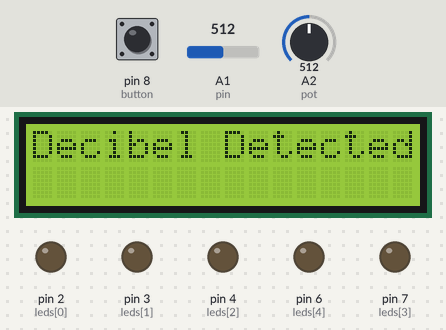
Bench run of a sketch on a simulated Arduino Uno, built with avr-gcc and run on an emulated ATmega328P. On the bench: 16×2 character LCD, output pins drawn as LEDs (lit = HIGH). The test bench sets the inputs (shaded band); at power-on: A1 (pin) = 512, pin 8 (button) LOW, A2 (pot) = 512. What the sketch prints to the serial monitor is not drawn.

Above: at 2.2 s.
2.3 s: A1 (pin) set to 528
3.8 s: A1 (pin) set to 540
At 4.4 s:
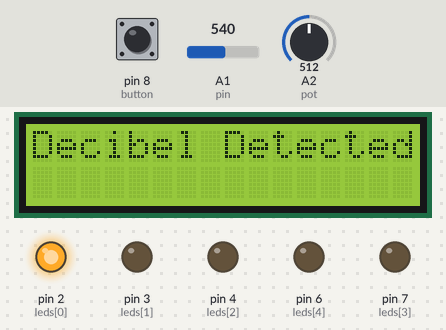
6.8 s: A1 (pin) set to 570
At 8.1 s:
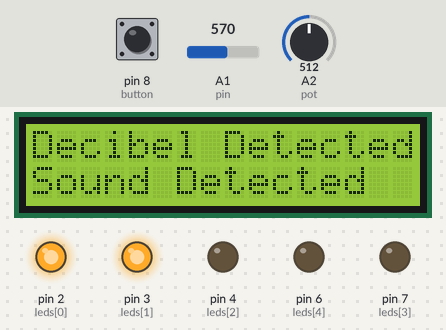
9.8 s: A1 (pin) set to 1023
At 11.0 s:
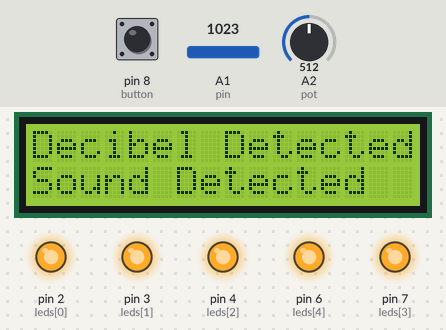
12.8 s: pin 8 (button) pulled HIGH for 0.15 s
15.9 s: pin 8 (button) pulled HIGH for 1 s
Timing chart, 0 to 18.9 s (numbered marks = the images above; inputs shaded):
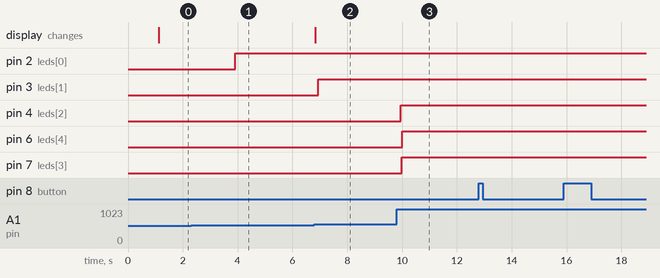

The sketch:

HAPPYBDAY.ino
```cpp
#include <Wire.h>
#include <LiquidCrystal_I2C.h>

LiquidCrystal_I2C lcd(0x27, 16, 2); // LCD2004

int threshold = 540;

int leds[] = {2,3,4,7,6};

const int pin = A1;
const int button = 8;
const int pot = A2;

unsigned long prev1 = 0;
unsigned long prev2 = 0;
unsigned long prev3 = 0;

const long t1 = 1000;

int val, potval;
int level, lastlevel;

void setup() {
  lcd.backlight();
  lcd.begin(16, 2);
  lcd.print("HAPPY BIRTHDAY!!!");

  Serial.begin(9600); // Initialize Serial Monitor

  for (int i = 0; i < 5; i++){
  pinMode(leds[i], OUTPUT);
  }

  pinMode(pin, INPUT);
  pinMode(button, INPUT);


  delay(1000);
}

void loop(){


  unsigned long curr = millis();
  if (curr - prev1 >= t1/20){
    prev1 = curr;
    lcd.clear();
    lcd.setCursor(0, 0);
    lcd.print("Decibel Detected");

    val = analogRead(pin);

    lcd.setCursor(0, 1);
    lcd.print("val=");
    lcd.print(val);
    lcd.print("    "); // Clear any extra characters from the previous reading

    if (val <= threshold) {
      lcd.setCursor(0, 2);
      lcd.print("               ");
    } else {
      lcd.setCursor(0, 2);
      lcd.print("Sound Detected");
    }

    if (digitalRead(button) == HIGH){
      potval = analogRead(pot);
      level = map(potval, 0, 1020, 0, 5);
      Serial.println(potval);
      Serial.println(level);
    } else{
      if (val >= 620){
        level = 5;
      } else if (val >=600 && val <620){
        level = 4;
      } else if (val >=580 && val <600){
        level = 3;
      } else if (val >=560 && val <580){
        level = 2;
      } else if (val >=540 && val <560){
        level = 1;
      } else if (val < 540){
        level = 0;
      }
    }

  }
  if (curr - prev2 >= t1/5){
    prev2 = curr;
    Serial.print("lastlevel = ");
    Serial.print(lastlevel);
    Serial.print("   level = ");
    Serial.println(level);
    if (lastlevel - level < 0){
      if (curr - prev3 >= t1/5){
        prev3 = curr;
        for (int i = lastlevel; i < level; i++){
          digitalWrite(leds[i], HIGH);
          delay(25);
        }
      }
    } else if (lastlevel - level > 0){
      if (curr - prev3 >= t1/5){
        prev3 = curr;
        for (int i = level; i > lastlevel; i--){
          digitalWrite(leds[i-1], LOW);
          delay(25);
        }
      }
    } else if (level == 0){
      if (curr - prev3 >= t1/5){
        prev3 = curr;
        for (int i = 5; i > -1; i--){
          digitalWrite(leds[i-1], LOW);
          delay(25);
        }
      }
    }
    lastlevel = level;
  }
  if (curr - prev3 >= t1/2){
    prev3 = curr;
  }
}
```

Measured:
- the behaviour switches between 539 and 540 on A1 (pin) (found by bisection; images 0 and 1)
- after the input at 2.3 s, every drawn part: stays the same
- after the input at 3.8 s, pin 2 (leds[0]): LOW → HIGH after 0.11 s
- after the input at 6.8 s, pin 3 (leds[1]): LOW → HIGH after 0.14 s; the display: changes at once (image 2)
- after the input at 9.8 s, pin 4 (leds[2]): LOW → HIGH after 0.16 s; pin 6 (leds[4]): LOW → HIGH after 0.21 s; pin 7 (leds[3]): LOW → HIGH after 0.18 s
- after the input at 12.8 s, every drawn part: stays the same
- after the input at 15.9 s, every drawn part: stays the same
